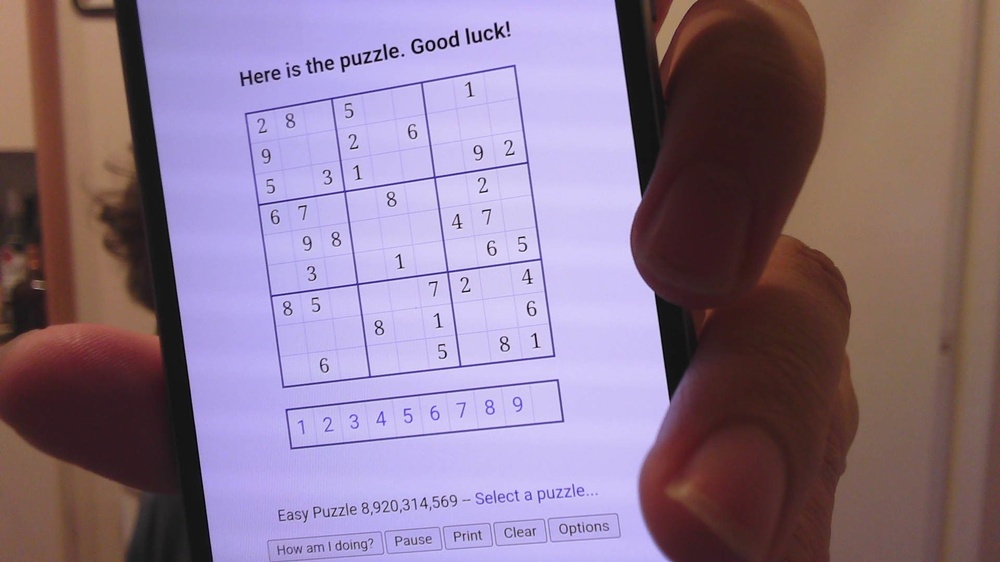
#> input picture notebooks/images/15.jpg, 1000 x 562 px, shrunk from 1920 x 1080 before the run, given in place of the camera
$ python app.py
#> lines starting #> are read from the running program, lines starting #| are printed output that depends on the picture; after the words box and inside, x2 and y2 are one past the last pixel; in counts of white or black regions, pixels touching at a corner belong together
import cv2
import numpy as np

SOLIDITY_THRESHOLD = 0.9
AREA_THRESHOLD = 10000
CHILDREN_THRESHOLD = 7


def count_immediate_children(hierarchy, parent_idx):
    count = 0
    child_idx = hierarchy[0][parent_idx][2]
    while child_idx != -1:
        count += 1
        child_idx = hierarchy[0][child_idx][0]
    return count


def has_parent(hierarchy, idx):
    return hierarchy[0][idx][3] != -1


def find_sudoku_grid(contours, hierarchy):
    largest = None
    largest_area = 0
    for i, cnt in enumerate(contours):
        area = cv2.contourArea(cnt)
        hull = cv2.convexHull(cnt)
        hull_area = cv2.contourArea(hull)
        if hull_area == 0:
            continue

        # Boxes are pretty solid... and we don't care about the tiny ones
        solidity = float(area) / hull_area
        if solidity > SOLIDITY_THRESHOLD and area > AREA_THRESHOLD:
            children = count_immediate_children(hierarchy, i)

            # At this point, a box with enough children and no parents of it's
            # own could be interesting...
            if children > CHILDREN_THRESHOLD and not has_parent(hierarchy, i):
                if area > largest_area:
                    largest = cnt
    return largest


vid = cv2.VideoCapture(0)
while True:
    ret, frame = vid.read()
#> frame is the input picture: shape (562, 1000, 3); mean B, G, R 140.7, 118.5, 139.9

    grey = cv2.cvtColor(frame, cv2.COLOR_BGR2GRAY)
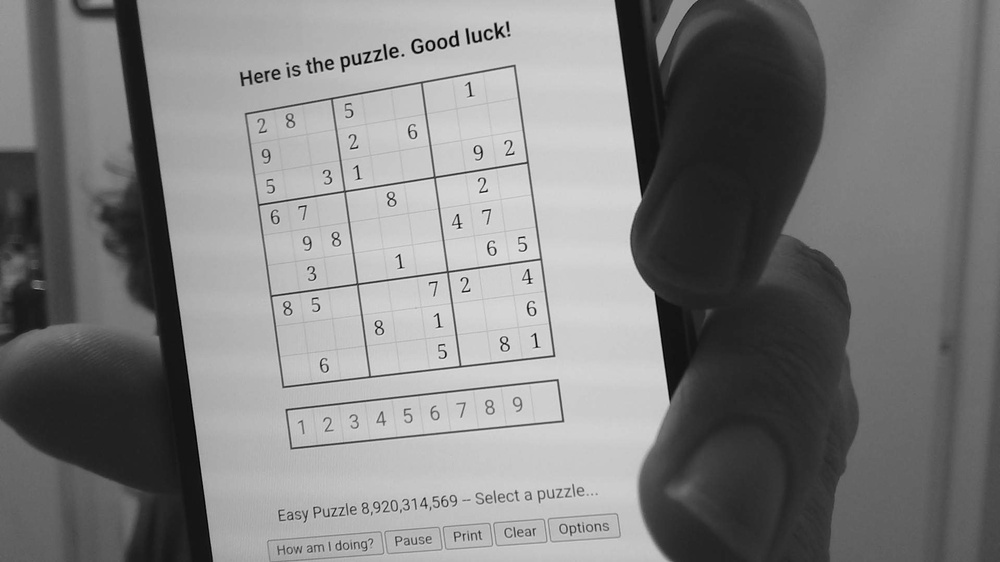
#> grey: shape (562, 1000); min 2, max 240, mean 127.5
    ret, thresh = cv2.threshold(grey, 127, 255, cv2.THRESH_BINARY)
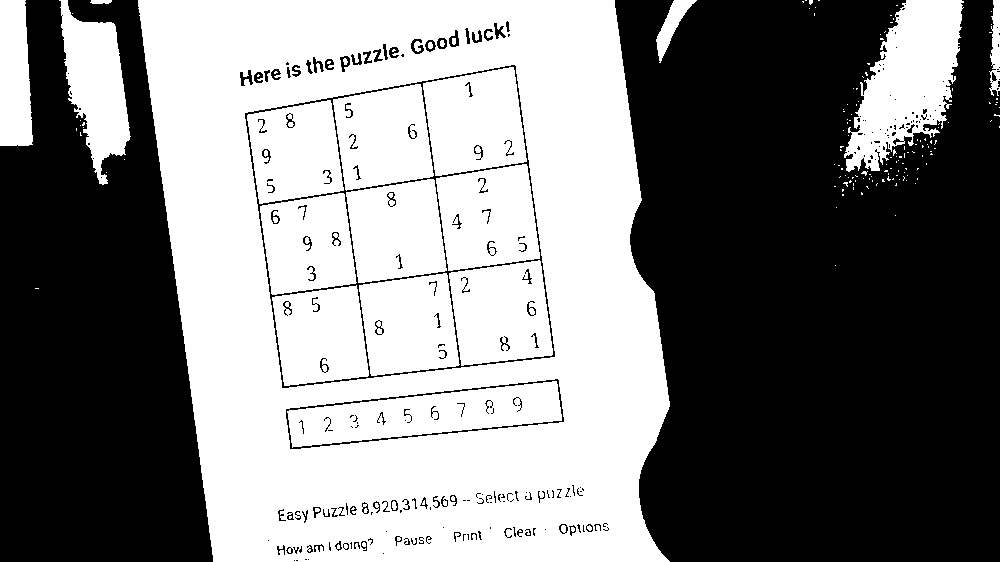
#> thresh: shape (562, 1000); 49.4% white; 163 white regions (139 under 20 px), largest, box (x1, y1, x2, y2) and area: (138, 0, 670, 562) 169063, (844, 0, 964, 172) 11570, (287, 381, 562, 448) 10225
    inverted_thresh = np.invert(thresh)
#> inverted_thresh: shape (562, 1000); 50.6% white; 163 black regions (139 under 20 px)
    contours, hierarchy = cv2.findContours(
        inverted_thresh, cv2.RETR_TREE, cv2.CHAIN_APPROX_SIMPLE
    )
#> contours = 460 contours, 358 with area under 20; largest, box (x1, y1, x2, y2) and area: (615, 0, 1000, 562) 186002, (0, 0, 213, 562) 86244, (245, 65, 555, 388) 77930, (286, 379, 564, 449) 11224, (286, 380, 563, 449) 10796

    sudoku_grid = find_sudoku_grid(contours, hierarchy)
#> the loop in find_sudoku_grid, `for i, cnt in enumerate(contours):` made 460 passes
#> (area, hull_area, solidity, children) on passes 117, 118, 211: (11223.5, 11542, 0.972, 1), (10795.5, 11099, 0.973, 16), (77930, 78580.5, 0.992, 9)
#> (area, hull_area, solidity) on passes 7, 14, 15, 19, 20, 21: (27.5, 28.5, 0.965), (26.5, 26.5, 1), (23.5, 23.5, 1), (31.5, 40, 0.787), (23.5, 23.5, 1), (30.5, 35.5, 0.859)
#> sudoku_grid = contour of 315 points, box (x1, y1, x2, y2) (245, 65, 555, 388), area 77930
    if sudoku_grid is not None:
        rect = cv2.minAreaRect(sudoku_grid)
#> rect = ((398.9, 229), (274.6, 294.5), -7.83)
        box = cv2.boxPoints(rect)
#> box = [[282.9, 393.6], [242.8, 101.9], [514.9, 64.47], [555, 356.2]]
        pbox = np.float32([box[0], box[1], box[3], box[2]])
#> pbox = [[282.9, 393.6], [242.8, 101.9], [555, 356.2], [514.9, 64.47]]
        # cv2.drawContours(frame, [box], 0, (0, 0, 255), 2)

        M = cv2.getPerspectiveTransform(
            pbox, np.float32([[0, 0], [500, 0], [0, 500], [500, 500]])
        )
#> M = [[-0.231, -1.68, 727.6], [1.8, -0.248, -412.6], [-3.99e-11, 2.07e-10, 1]]
        focused_grid = cv2.warpPerspective(
            frame,
            M,
            (500, 500),
        )
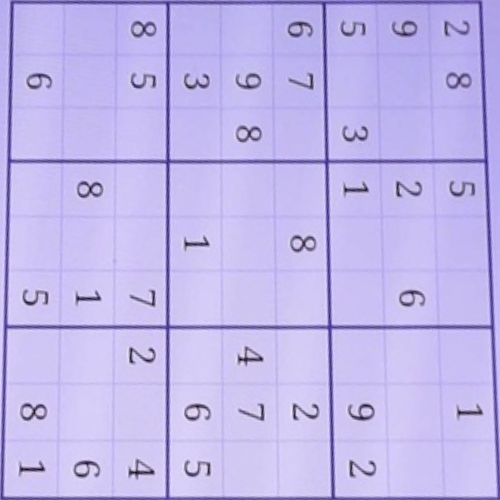
#> focused_grid: shape (500, 500, 3); mean B, G, R 234.8, 182.3, 192.1

        cv2.imshow("focused", focused_grid)

    cv2.imshow("frame", frame)

    if cv2.waitKey(1) & 0xFF == ord("q"):
#> (key q is pressed here)
        break

vid.release()
cv2.destroyAllWindows()
